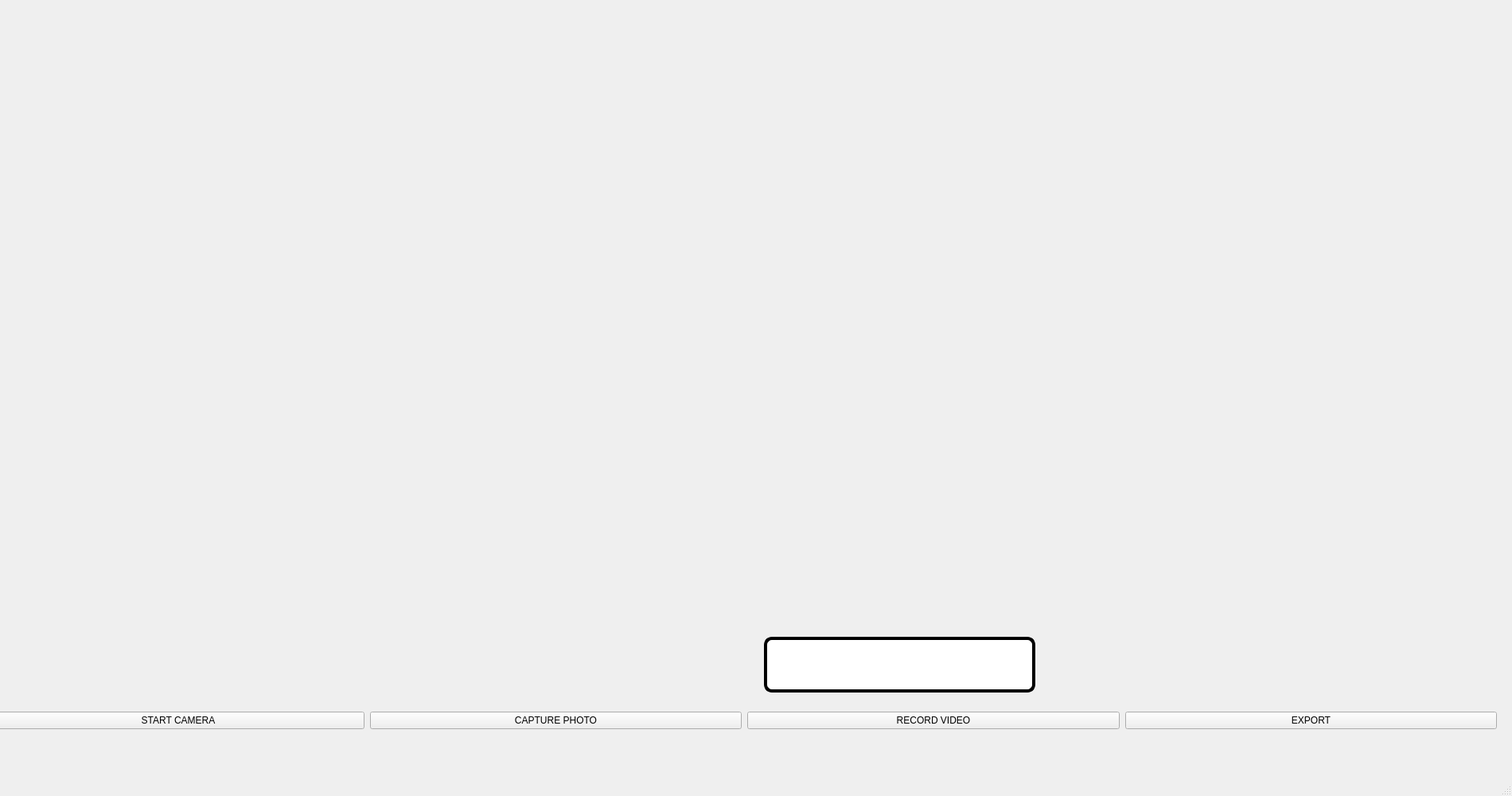
<?xml version="1.0" encoding="UTF-8"?>
<ui version="4.0">
 <class>MainWindow</class>
 <widget class="QMainWindow" name="MainWindow">
  <property name="geometry">
   <rect>
    <x>0</x>
    <y>0</y>
    <width>1900</width>
    <height>1000</height>
   </rect>
  </property>
  <property name="windowTitle">
   <string>MainWindow</string>
  </property>
  <widget class="QWidget" name="centralwidget">
   <widget class="CameraDisplayWidget" name="cameraWidget" native="true">
    <property name="geometry">
     <rect>
      <x>10</x>
      <y>90</y>
      <width>1900</width>
      <height>711</height>
     </rect>
    </property>
   </widget>
   <widget class="QWidget" name="layoutWidget">
    <property name="geometry">
     <rect>
      <x>-10</x>
      <y>830</y>
      <width>1891</width>
      <height>151</height>
     </rect>
    </property>
    <layout class="QHBoxLayout" name="horizontalLayout">
     <property name="spacing">
      <number>7</number>
     </property>
     <property name="topMargin">
      <number>0</number>
     </property>
     <item>
      <widget class="QPushButton" name="cameraButton">
       <property name="text">
        <string>START CAMERA</string>
       </property>
      </widget>
     </item>
     <item>
      <widget class="QPushButton" name="captureButton">
       <property name="text">
        <string>CAPTURE PHOTO</string>
       </property>
      </widget>
     </item>
     <item>
      <widget class="QPushButton" name="recordButton">
       <property name="text">
        <string>RECORD VIDEO</string>
       </property>
      </widget>
     </item>
     <item>
      <widget class="QPushButton" name="exportButton">
       <property name="text">
        <string>EXPORT</string>
       </property>
      </widget>
     </item>
    </layout>
   </widget>
   <widget class="QLineEdit" name="testLineEdit">
    <property name="geometry">
     <rect>
      <x>960</x>
      <y>800</y>
      <width>341</width>
      <height>70</height>
     </rect>
    </property>
    <property name="minimumSize">
     <size>
      <width>0</width>
      <height>70</height>
     </size>
    </property>
    <property name="styleSheet">
     <string notr="true">QLineEdit {
    background-color: white;
    color: black;
    border: 4px solid black;
    border-radius: 10px;
    padding: 10px;
    font-size: 28px;
}</string>
    </property>
   </widget>
  </widget>
  <widget class="QMenuBar" name="menubar">
   <property name="geometry">
    <rect>
     <x>0</x>
     <y>0</y>
     <width>1900</width>
     <height>26</height>
    </rect>
   </property>
  </widget>
  <widget class="QStatusBar" name="statusbar"/>
 </widget>
 <customwidgets>
  <customwidget>
   <class>CameraDisplayWidget</class>
   <extends>QWidget</extends>
   <header>cameradisplaywidget.h</header>
   <container>1</container>
  </customwidget>
 </customwidgets>
 <resources/>
 <connections/>
</ui>
